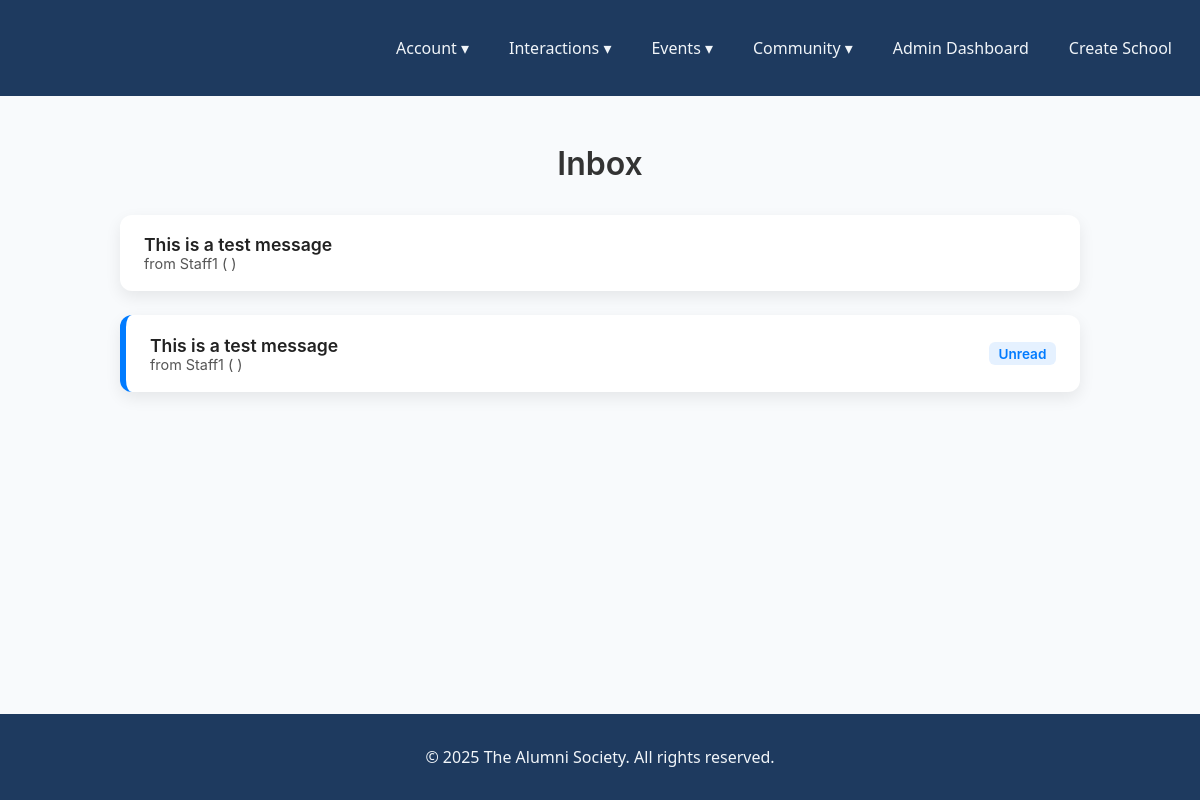
/interactions/inbox/ (signed in), run on an earlier commit of the app's database.
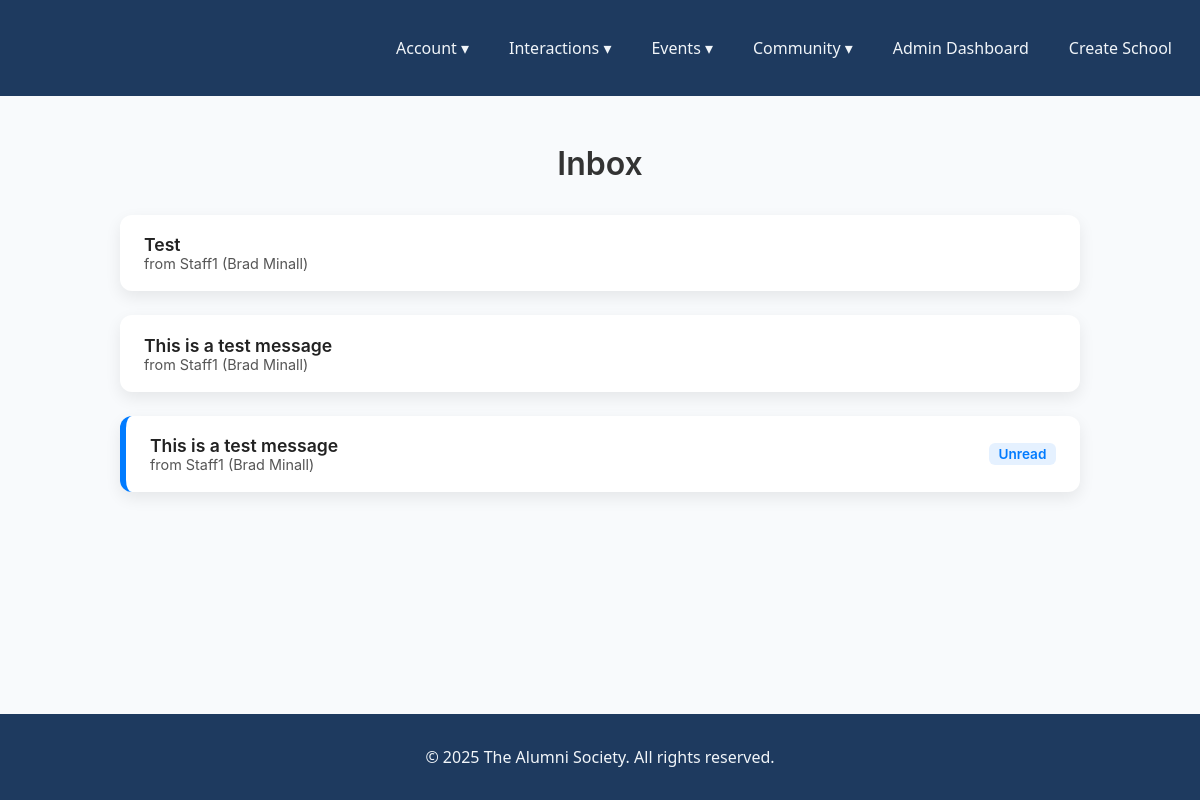
And on a later commit of the database.
### interactions/models.py (models this page shows, shortened)
class Message(models.Model):
    sender = models.ForeignKey(
        settings.AUTH_USER_MODEL,
        on_delete=models.CASCADE,
        related_name="sent_messages"
    )
    recipient = models.ForeignKey(
        settings.AUTH_USER_MODEL,
        on_delete=models.CASCADE,
        related_name="received_messages"
    )
    subject = models.CharField(max_length=200)
    body = models.TextField()
    timestamp = models.DateTimeField(auto_now_add=True)
    is_read = models.BooleanField(default=False)
    class Meta:
        ordering = ["-timestamp"]

### Accounts/models.py (models this page shows)
class User(AbstractUser):
    school = models.ForeignKey(School, on_delete=models.CASCADE, related_name="users", null=True, blank=True)
    graduation_year = models.PositiveIntegerField(null=True, blank=True)
    occupation = models.CharField(max_length=100, blank=True)
    bio = models.TextField(blank=True)
    linkedin_url = models.URLField(blank=True)
    profile_picture = models.ImageField(upload_to='profile_pics/', blank=True, null=True)
    is_staff_account = models.BooleanField(default=False)
    is_superuser_account = models.BooleanField(default=False)
    is_student_account = models.BooleanField(default=False)
    def __str__(self):
        return f"{self.username} ({self.first_name} {self.last_name})"

### interactions/views.py (the view)
# urls.py: path("inbox/", views.inbox_view, name="inbox"),
@login_required
def inbox_view(request):
    messages = request.user.received_messages.all()
    return render(request, "interactions/inbox.html", {"messages": messages})

### interactions/templates/interactions/inbox.html
{% extends "Main/base.html" %}
{% block content %}
<div class="inbox-container">
  <h2 class="inbox-title">Inbox</h2>
  <ul class="inbox-list">
    {% for msg in messages %}
      <li class="inbox-card {% if not msg.is_read %}unread{% endif %}">
        <a href="{% url 'interactions:detail' msg.id %}" class="inbox-link">
          <div class="inbox-header">
            <strong class="inbox-subject">{{ msg.subject }}</strong>
            <span class="inbox-sender">from {{ msg.sender }}</span>
          </div>
          {% if not msg.is_read %}
            <span class="inbox-status">Unread</span>
          {% endif %}
        </a>
      </li>
    {% empty %}
      <li class="inbox-empty">No messages.</li>
    {% endfor %}
  </ul>
</div>
{% endblock %}

What changed in the data, as far as the page shows it:
added Message: subject "Test", sender "Staff1 (Brad Minall)"
changed through a linked row, Message (number 2 of 3 on the later page): sender "Staff1 ( )" → "Staff1 (Brad Minall)"
changed through a linked row, Message (number 3 of 3 on the later page): sender "Staff1 ( )" → "Staff1 (Brad Minall)"
